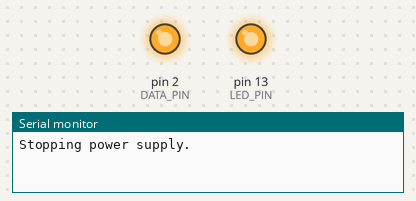
Bench run of a sketch on a simulated Arduino Uno, built with avr-gcc and run on an emulated ATmega328P. On the bench: output pins drawn as LEDs (lit = HIGH), the last lines printed to the serial monitor.

Above: at 0.1 s.
At 1.1 s:
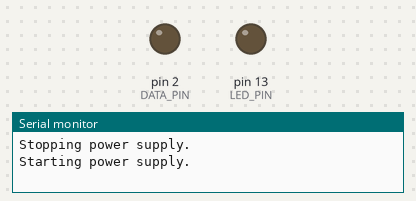
Timing chart, 0 to 2.6 s (numbered marks = the images above):
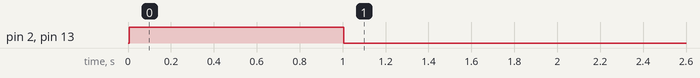

The sketch:

Restart.ino
```cpp
#define DATA_PIN 2
#define LED_PIN 13
#define RESTART_PERIOD_MS 142000
#define RESTART_DELAY_MS 1000

uint32_t lastRestartMillis = 0;

void setup() {
  Serial.begin(9600);

  pinMode(DATA_PIN, OUTPUT);
  digitalWrite(DATA_PIN, LOW);

  pinMode(LED_PIN, OUTPUT);
  digitalWrite(LED_PIN, LOW);

  delay(5);
}

void loop() {
  uint32_t currentMs = millis();
  if (currentMs > lastRestartMillis) {
    Serial.println("Stopping power supply.");
    digitalWrite(DATA_PIN, HIGH);
    digitalWrite(LED_PIN, HIGH);

    delay(RESTART_DELAY_MS);

    Serial.println("Starting power supply.");
    digitalWrite(LED_PIN, LOW);
    digitalWrite(DATA_PIN, LOW);
    lastRestartMillis = millis() + RESTART_PERIOD_MS;
  }
}
```

Measured:
- by itself, pin 2 (DATA_PIN), pin 13 (LED_PIN): LOW → HIGH at 0.01 s, → LOW 1.0 s later
